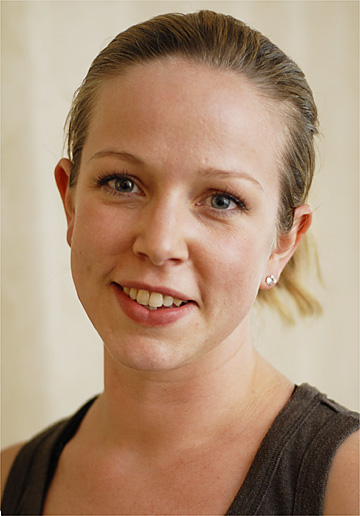
#> input picture Data/P01.jpg, 360 x 516 px; its folder holds 4 pictures in this run
$ python TP3_ETU.py
#> lines starting #> are read from the running program, lines starting #| are printed output that depends on the picture

import numpy as np
import matplotlib.pyplot as plt
# from fn import norm1, norm2
import os
from sklearn.model_selection import train_test_split
from scipy.stats import multivariate_normal, norm
from PIL import Image

DATA_PATH = 'Data/'

image_ext = ['.jpg']
images =  [os.path.join(DATA_PATH, f) for f in os.listdir(DATA_PATH) if f.endswith(".jpg")]

X_train=np.empty((0, 2))
y_train=[]
for name in images[0:-4]:
    I= Image.open(name)
    I = I.convert('YCbCr')
    I = np.array(I)
    I=np.reshape(I[:,:,1:3],[I.shape[0]*I.shape[1],2])
    X_train = np.concatenate((X_train, I), axis=0)
    fichier_png= os.path.splitext(name)[0] + ".png"
    GT = Image.open(fichier_png)
    GT = np.array(GT)
    GT=np.reshape(GT[:,:,1]/255,[GT.shape[0]*GT.shape[1]])
    y_train = np.concatenate((y_train, GT), axis=0)


X_test=np.empty((0, 2))
y_test=[]
for name in images[-4:]:
    I= Image.open(name)
#> I is the input picture: PIL image 360x516 RGB; mean R, G, B 172.9, 143.6, 118.5
    I = I.convert('YCbCr')
#> I: PIL image 360x516 YCbCr; mean of channels 0, 1, 2 149, 110.1, 144.2
    I = np.array(I)
    I=np.reshape(I[:,:,1:3],[I.shape[0]*I.shape[1],2])
#> I = 185760 pairs, first value 81 to 134, second value 121 to 199
    X_test = np.concatenate((X_test, I), axis=0)
#> X_test has the same summary as I
    fichier_png= os.path.splitext(name)[0] + ".png"
    GT = Image.open(fichier_png)
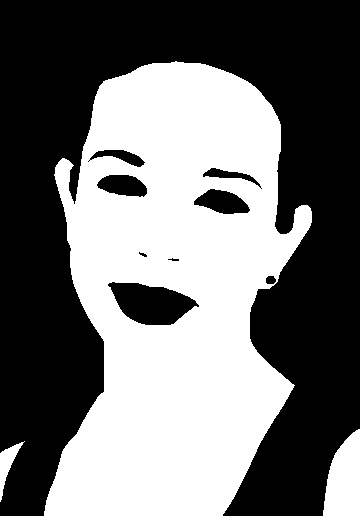
#> input picture Data/P01.png, 360 x 516 px
#> GT is the input picture: PIL image 360x516 RGBA; mean R, G, B, A 113.7, 113.7, 113.7, 255
    GT = np.array(GT)
    GT=np.reshape(GT[:,:,1]/255,[GT.shape[0]*GT.shape[1]])
    y_test = np.concatenate((y_test, GT), axis=0)
#> pass 2 of the loop `for name in images[-4:]:`:
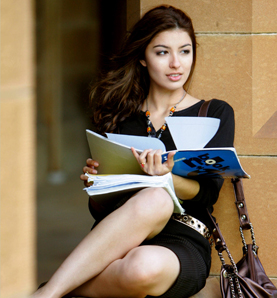
#> input picture Data/P02.jpg, 277 x 298 px
#> I is the input picture: PIL image 277x298 RGB; mean R, G, B 129.3, 109.9, 84.1
#> `I=np.reshape(I[:,:,1:3],[I.shape[0]*I.shape[1],2])`: I = 82546 pairs, first value 42 to 186, second value 73 to 213
#> X_test = 268306 pairs, first value 42 to 186, second value 73 to 213
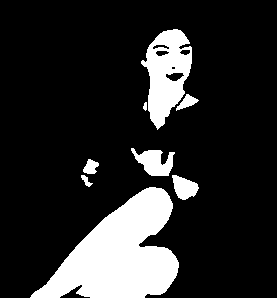
#> input picture Data/P02.png, 277 x 298 px
#> GT is the input picture: PIL image 277x298 RGBA; mean R, G, B, A 42.1, 42.1, 42.1, 255

X_train = X_train.astype('float64')
X_test = X_test.astype('float64')

#> (the run stopped early here; a loop or call above may not have finished)
